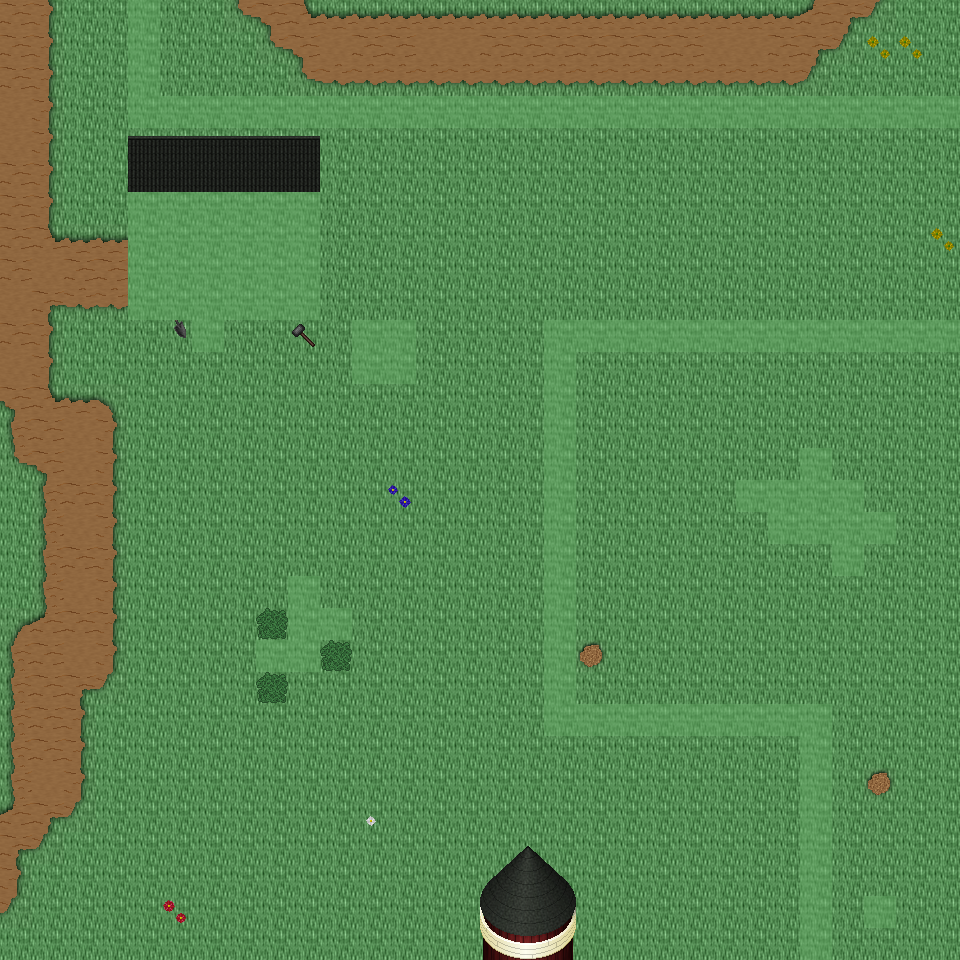

Tiled map render using the project's own tile images. Description and the map definition, with tile-layer contents summarised, below:
An orthogonal 30x30 tile map with 32x32 px tiles, 6 tile layers (Ground, Object, Object2, Above, ...), 49 tilesets and 8 objects (8x mapExit).

<map version="1.0" orientation="orthogonal" renderorder="right-down" width="30" height="30" tilewidth="32" tileheight="32" nextobjectid="9">
  <tileset firstgid="1" name="tileset_ground_ground" tilewidth="32" tileheight="32" tilecount="33" columns="3">
    <image source="../drawable/tileset_ground_ground.png" width="96" height="352" />
  </tileset>
  <tileset firstgid="34" name="tileset_building_wall_old_wood" tilewidth="32" tileheight="32" tilecount="9" columns="3">
    <image source="../drawable/tileset_building_wall_old_wood.png" width="96" height="96" />
  </tileset>
  <tileset firstgid="43" name="tileset_building_fence_fence_wooden" tilewidth="32" tileheight="32" tilecount="12" columns="3">
    <image source="../drawable/tileset_building_fence_fence_wooden.png" width="96" height="128" />
  </tileset>
  <tileset firstgid="55" name="tileset_building_fence_fence_chunky" tilewidth="32" tileheight="32" tilecount="21" columns="3">
    <image source="../drawable/tileset_building_fence_fence_chunky.png" width="96" height="224" />
  </tileset>
  <tileset firstgid="76" name="tileset_plant_stump_stump_brown" tilewidth="32" tileheight="32" tilecount="4" columns="2">
    <image source="../drawable/tileset_plant_stump_stump_brown.png" width="64" height="64" />
  </tileset>
  <tileset firstgid="80" name="tileset_ground_earth_edges" tilewidth="32" tileheight="32" tilecount="18" columns="6">
    <image source="../drawable/tileset_ground_earth_edges.png" width="192" height="96" />
  </tileset>
  <tileset firstgid="98" name="tileset_ground_grass_corners" tilewidth="32" tileheight="32" tilecount="24" columns="6">
    <image source="../drawable/tileset_ground_grass_corners.png" width="192" height="128" />
  </tileset>
  <tileset firstgid="122" name="tileset_ground_grass_edges" tilewidth="32" tileheight="32" tilecount="36" columns="12">
    <image source="../drawable/tileset_ground_grass_edges.png" width="384" height="96" />
  </tileset>
  <tileset firstgid="158" name="tileset_plant_tree_apple_tree" tilewidth="32" tileheight="32" tilecount="9" columns="3">
    <image source="../drawable/tileset_plant_tree_apple_tree.png" width="96" height="96" />
  </tileset>
  <tileset firstgid="167" name="tileset_plant_tree_chestnut_tree" tilewidth="32" tileheight="32" tilecount="20" columns="4">
    <image source="../drawable/tileset_plant_tree_chestnut_tree.png" width="128" height="160" />
  </tileset>
  <tileset firstgid="187" name="tileset_plant_tree_crack_willow" tilewidth="32" tileheight="32" tilecount="20" columns="4">
    <image source="../drawable/tileset_plant_tree_crack_willow.png" width="128" height="160" />
  </tileset>
  <tileset firstgid="207" name="tileset_furniture_chair_bench_iron" tilewidth="32" tileheight="32" tilecount="4" columns="2">
    <image source="../drawable/tileset_furniture_chair_bench_iron.png" width="64" height="64" />
  </tileset>
  <tileset firstgid="211" name="tileset_furniture_chair_bench_iron_reverse" tilewidth="32" tileheight="32" tilecount="4" columns="2">
    <image source="../drawable/tileset_furniture_chair_bench_iron_reverse.png" width="64" height="64" />
  </tileset>
  <tileset firstgid="215" name="tileset_object_hay_cart" tilewidth="32" tileheight="32" tilecount="1" columns="1">
    <image source="../drawable/tileset_object_hay_cart.png" width="32" height="32" />
  </tileset>
  <tileset firstgid="216" name="tileset_building_wall_walls_siding" tilewidth="32" tileheight="32" tilecount="16" columns="4">
    <image source="../drawable/tileset_building_wall_walls_siding.png" width="128" height="128" />
  </tileset>
  <tileset firstgid="232" name="tileset_building_roof_brown" tilewidth="32" tileheight="32" tilecount="20" columns="5">
    <image source="../drawable/tileset_building_roof_brown.png" width="160" height="128" />
  </tileset>
  <tileset firstgid="252" name="tileset_building_door_door" tilewidth="32" tileheight="32" tilecount="6" columns="3">
    <image source="../drawable/tileset_building_door_door.png" width="96" height="64" />
  </tileset>
  <tileset firstgid="258" name="tileset_item_tools" tilewidth="32" tileheight="32" tilecount="9" columns="3">
    <image source="../drawable/tileset_item_tools.png" width="96" height="96" />
  </tileset>
  <tileset firstgid="267" name="tileset_ground_cobbled_paving" tilewidth="32" tileheight="32" tilecount="1" columns="1">
    <image source="../drawable/tileset_ground_cobbled_paving.png" width="32" height="32" />
  </tileset>
  <tileset firstgid="268" name="tileset_item_bazaar_produce" tilewidth="32" tileheight="32" tilecount="4" columns="2">
    <image source="../drawable/tileset_item_bazaar_produce.png" width="64" height="64" />
  </tileset>
  <tileset firstgid="272" name="tileset_item_sacks" tilewidth="32" tileheight="32" tilecount="2" columns="2">
    <image source="../drawable/tileset_item_sacks.png" width="64" height="32" />
  </tileset>
  <tileset firstgid="274" name="tileset_building_barnyard" tilewidth="32" tileheight="32" tilecount="200" columns="8">
    <image source="../drawable/tileset_building_barnyard.png" width="256" height="800" />
  </tileset>
  <tileset firstgid="474" name="tileset_plant_flower_planted_containers" tilewidth="32" tileheight="32" tilecount="16" columns="4">
    <image source="../drawable/tileset_plant_flower_planted_containers.png" width="128" height="128" />
  </tileset>
  <tileset firstgid="490" name="tileset_furniture_chair_wooden_rustic" tilewidth="32" tileheight="32" tilecount="8" columns="4">
    <image source="../drawable/tileset_furniture_chair_wooden_rustic.png" width="128" height="64" />
  </tileset>
  <tileset firstgid="498" name="tileset_furniture_table_brick_base" tilewidth="32" tileheight="32" tilecount="3" columns="3">
    <image source="../drawable/tileset_furniture_table_brick_base.png" width="96" height="32" />
  </tileset>
  <tileset firstgid="501" name="tileset_building_stairs_wooden_stairs" tilewidth="32" tileheight="32" tilecount="9" columns="3">
    <image source="../drawable/tileset_building_stairs_wooden_stairs.png" width="96" height="96" />
  </tileset>
  <tileset firstgid="510" name="tileset_plant_tree_maple_tree" tilewidth="32" tileheight="32" tilecount="72" columns="8">
    <image source="../drawable/tileset_plant_tree_maple_tree.png" width="256" height="288" />
  </tileset>
  <tileset firstgid="582" name="tileset_building_decoration_chimney_big" tilewidth="32" tileheight="32" tilecount="2" columns="1">
    <image source="../drawable/tileset_building_decoration_chimney_big.png" width="32" height="64" />
  </tileset>
  <tileset firstgid="584" name="tileset_logic_item_corn" tilewidth="32" tileheight="32" tilecount="5" columns="5">
    <image source="../drawable/tileset_logic_item_corn.png" width="160" height="32" />
  </tileset>
  <tileset firstgid="589" name="tileset_logic_collision" tilewidth="32" tileheight="32" tilecount="1" columns="1">
    <image source="../drawable/tileset_logic_collision.png" width="32" height="32" />
  </tileset>
  <tileset firstgid="590" name="tileset_plant_bush_bushes" tilewidth="32" tileheight="32" tilecount="10" columns="5">
    <image source="../drawable/tileset_plant_bush_bushes.png" width="160" height="64" />
  </tileset>
  <tileset firstgid="600" name="tileset_logic_item_vegetable" tilewidth="32" tileheight="32" tilecount="13" columns="13">
    <image source="../drawable/tileset_logic_item_vegetable.png" width="256" height="64" />
  </tileset>
  <tileset firstgid="613" name="tileset_plant_flower_daisy_blue" tilewidth="32" tileheight="32" tilecount="8" columns="2">
    <image source="../drawable/tileset_plant_flower_daisy_blue.png" width="64" height="128" />
  </tileset>
  <tileset firstgid="621" name="tileset_plant_flower_daisy_red" tilewidth="32" tileheight="32" tilecount="8" columns="2">
    <image source="../drawable/tileset_plant_flower_daisy_red.png" width="64" height="128" />
  </tileset>
  <tileset firstgid="629" name="tileset_plant_flower_daisy_white" tilewidth="32" tileheight="32" tilecount="8" columns="2">
    <image source="../drawable/tileset_plant_flower_daisy_white.png" width="64" height="128" />
  </tileset>
  <tileset firstgid="637" name="tileset_plant_flower_daisy_yellow" tilewidth="32" tileheight="32" tilecount="8" columns="2">
    <image source="../drawable/tileset_plant_flower_daisy_yellow.png" width="64" height="128" />
  </tileset>
  <tileset firstgid="645" name="tileset_plant_tree_tree_darkgreen" tilewidth="32" tileheight="32" tilecount="88" columns="8">
    <image source="../drawable/tileset_plant_tree_tree_darkgreen.png" width="256" height="352" />
  </tileset>
  <tileset firstgid="733" name="tileset_logic_creature_animal" tilewidth="32" tileheight="32" tilecount="32" columns="8">
    <image source="../drawable/tileset_logic_creature_animal.png" width="256" height="128" />
  </tileset>
  <tileset firstgid="765" name="tileset_logic_creature_rodent" tilewidth="32" tileheight="32" tilecount="8" columns="8">
    <image source="../drawable/tileset_logic_creature_rodent.png" width="256" height="32" />
  </tileset>
  <tileset firstgid="773" name="tileset_logic_creature_farm_animal" tilewidth="32" tileheight="32" tilecount="12" columns="12">
    <image source="../drawable/tileset_logic_creature_farm_animal.png" width="256" height="64" />
  </tileset>
  <tileset firstgid="785" name="tileset_ground_green_paving" tilewidth="32" tileheight="32" tilecount="18" columns="3">
    <image source="../drawable/tileset_ground_green_paving.png" width="96" height="192" />
  </tileset>
  <tileset firstgid="803" name="tileset_logic_protection" tilewidth="32" tileheight="32" tilecount="2" columns="2">
    <image source="../drawable/tileset_logic_protection.png" width="64" height="32" />
  </tileset>
  <tileset firstgid="805" name="tileset_item_hen_nest" tilewidth="32" tileheight="32" tilecount="1" columns="1">
    <image source="../drawable/tileset_item_hen_nest.png" width="32" height="32" />
  </tileset>
  <tileset firstgid="806" name="tileset_logic_item_dairy" tilewidth="32" tileheight="32" tilecount="1" columns="1">
    <image source="../drawable/tileset_logic_item_dairy.png" width="32" height="32" />
  </tileset>
  <tileset firstgid="807" name="tileset_light_door_light_ew" tilewidth="32" tileheight="32" tilecount="18" columns="6">
    <image source="../drawable/tileset_light_door_light_ew.png" width="192" height="96" />
  </tileset>
  <tileset firstgid="825" name="tileset_light_door_light" tilewidth="32" tileheight="32" tilecount="12" columns="3">
    <image source="../drawable/tileset_light_door_light.png" width="96" height="128" />
  </tileset>
  <tileset firstgid="837" name="tileset_item_firewood" tilewidth="32" tileheight="32" tilecount="12" columns="3">
    <image source="../drawable/tileset_item_firewood.png" width="96" height="128" />
  </tileset>
  <tileset firstgid="849" name="tileset_furniture_sink_manger" tilewidth="32" tileheight="32" tilecount="18" columns="6">
    <image source="../drawable/tileset_furniture_sink_manger.png" width="192" height="96" />
  </tileset>
  <tileset firstgid="867" name="tileset_logic_creature_fowl" tilewidth="32" tileheight="32" tilecount="6" columns="6">
    <image source="../drawable/tileset_logic_creature_fowl.png" width="192" height="32" />
  </tileset>
  <layer name="Ground" width="30" height="30">
    <data>[900 cells, 900 non-empty, 2 distinct tile ids]</data>
  </layer>
  <layer name="Object" width="30" height="30">
    <data>[900 cells, 242 non-empty, 40 distinct tile ids]</data>
  </layer>
  <layer name="Object2" width="30" height="30">
    <data>[900 cells, 13 non-empty, 10 distinct tile ids]</data>
  </layer>
  <layer name="Above" width="30" height="30">
    <data>[900 cells, 30 non-empty, 21 distinct tile ids]</data>
  </layer>
  <layer name="Above2" width="30" height="30">
    <data>[900 cells, 0 non-empty, 0 distinct tile ids]</data>
  </layer>
  <layer name="Walkable" width="30" height="30">
    <data>[900 cells, 114 non-empty, 1 distinct tile ids]</data>
  </layer>
  <objectgroup name="MapEvents">
    <object id="1" name="north" type="mapExit" x="0" y="0" width="128" height="32">
      <properties>
        <property name="map" value="level_0_x155_y42" />
        <property name="x" value="0" />
        <property name="y" value="28" />
      </properties>
    </object>
    <object id="2" name="north2" type="mapExit" x="160" y="0" width="800" height="32">
      <properties>
        <property name="map" value="level_0_x155_y42" />
        <property name="x" value="5" />
        <property name="y" value="28" />
      </properties>
    </object>
    <object id="3" name="south" type="mapExit" x="0" y="928" width="800" height="32">
      <properties>
        <property name="map" value="level_0_x155_y44" />
        <property name="x" value="0" />
        <property name="y" value="1" />
      </properties>
    </object>
    <object id="4" name="south2" type="mapExit" x="832" y="928" width="128" height="32">
      <properties>
        <property name="map" value="level_0_x155_y44" />
        <property name="x" value="26" />
        <property name="y" value="1" />
      </properties>
    </object>
    <object id="5" name="west" type="mapExit" x="0" y="0" width="32" height="960">
      <properties>
        <property name="map" value="level_0_x154_y43" />
        <property name="x" value="28" />
        <property name="y" value="0" />
      </properties>
    </object>
    <object id="6" name="east" type="mapExit" x="928" y="0" width="32" height="96">
      <properties>
        <property name="map" value="level_0_x156_y43" />
        <property name="x" value="1" />
        <property name="y" value="0" />
      </properties>
    </object>
    <object id="7" name="east2" type="mapExit" x="928" y="128" width="32" height="192">
      <properties>
        <property name="map" value="level_0_x156_y43" />
        <property name="x" value="1" />
        <property name="y" value="4" />
      </properties>
    </object>
    <object id="8" name="east3" type="mapExit" x="928" y="352" width="32" height="608">
      <properties>
        <property name="map" value="level_0_x156_y43" />
        <property name="x" value="1" />
        <property name="y" value="11" />
      </properties>
    </object>
  </objectgroup>
</map>
